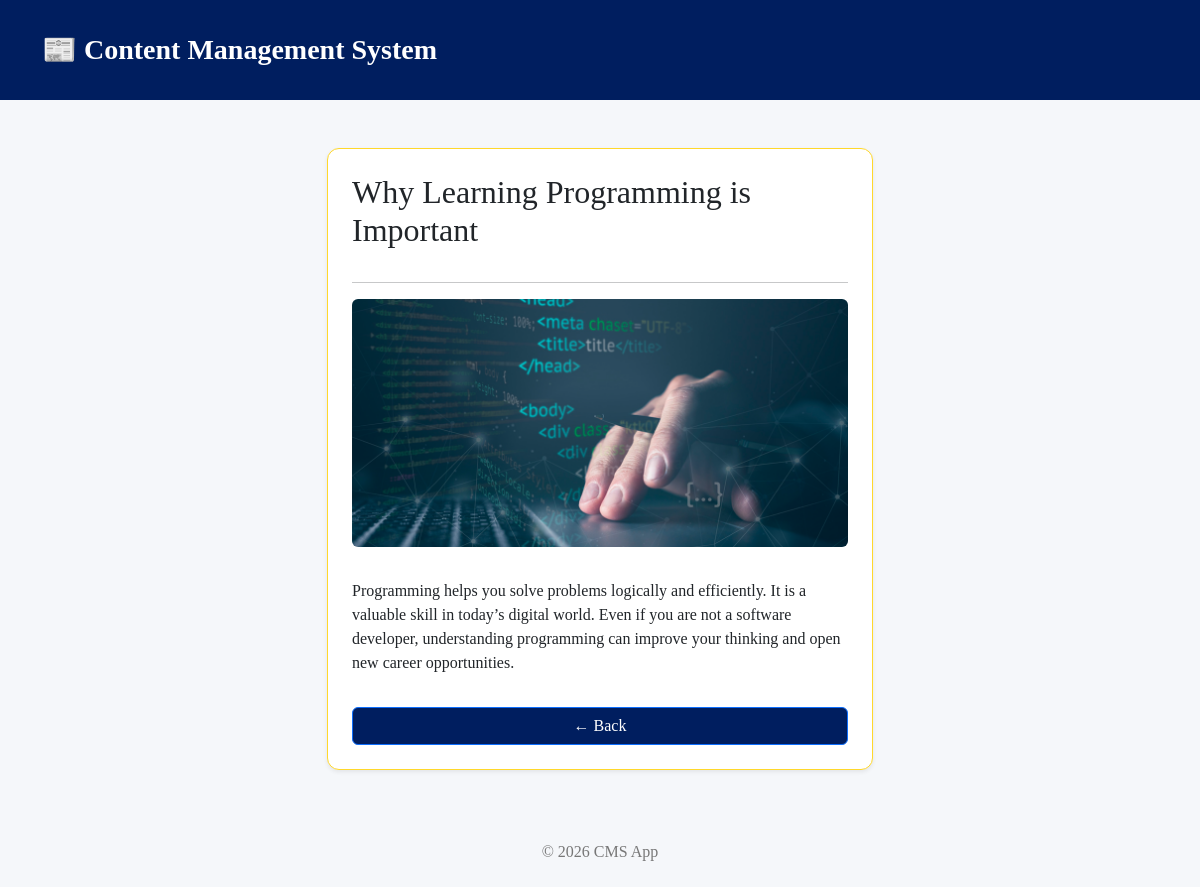
Page /article/3/ on the committed database.
### articles/models.py (models this page shows, shortened)
class Article(models.Model):
    title = models.CharField(max_length=200)
    content = models.TextField()
    image = models.ImageField(upload_to='articles/', null=True, blank=True)
    created_at = models.DateTimeField(auto_now_add=True)

### articles/views.py (the view)
# urls.py: path('article/<int:id>/', views.article_detail, name='detail'),
def article_detail(request, id):
    article = get_object_or_404(Article, id=id)
    return render(request, 'articles/detail.html', {'article': article})

### articles/templates/articles/detail.html
{% extends 'articles/base.html' %}
{% block content %}
<div class="row justify-content-center">
    <div class="col-md-8 col-lg-6">
        <div class="card p-4 shadow-sm">
            <h2 class="mb-3">{{ article.title }}</h2>
            <hr>
            {% if article.image %}
                <img src="{{ article.image.url }}" class="img-fluid rounded mb-3">
            {% endif %}
            <p class="mt-3">{{ article.content }}</p>
            <a href="/" class="btn btn-outline-primary mt-3">
                ← Back
            </a>
        </div>
    </div>
</div>
{% endblock %}

### articles/templates/articles/base.html (style rules this page uses)
body { background-color: #f5f7fa; font-family: 'Times New Roman', Times, serif; }
.card { border:#FFD82B 1.5px solid; border-radius: 12px; transition: 0.3s; }
.btn-outline-primary { background-color: #001E5F; color: white; }

### rows in the picture
Article: title "Why Learning Programming is Important", image (picture), content "Programming helps you solve problems logically and efficiently. It is a valuable skill in today’s digital world. Even if you are not a software developer, understanding programming can improve your thinking and open new career opportunities."
